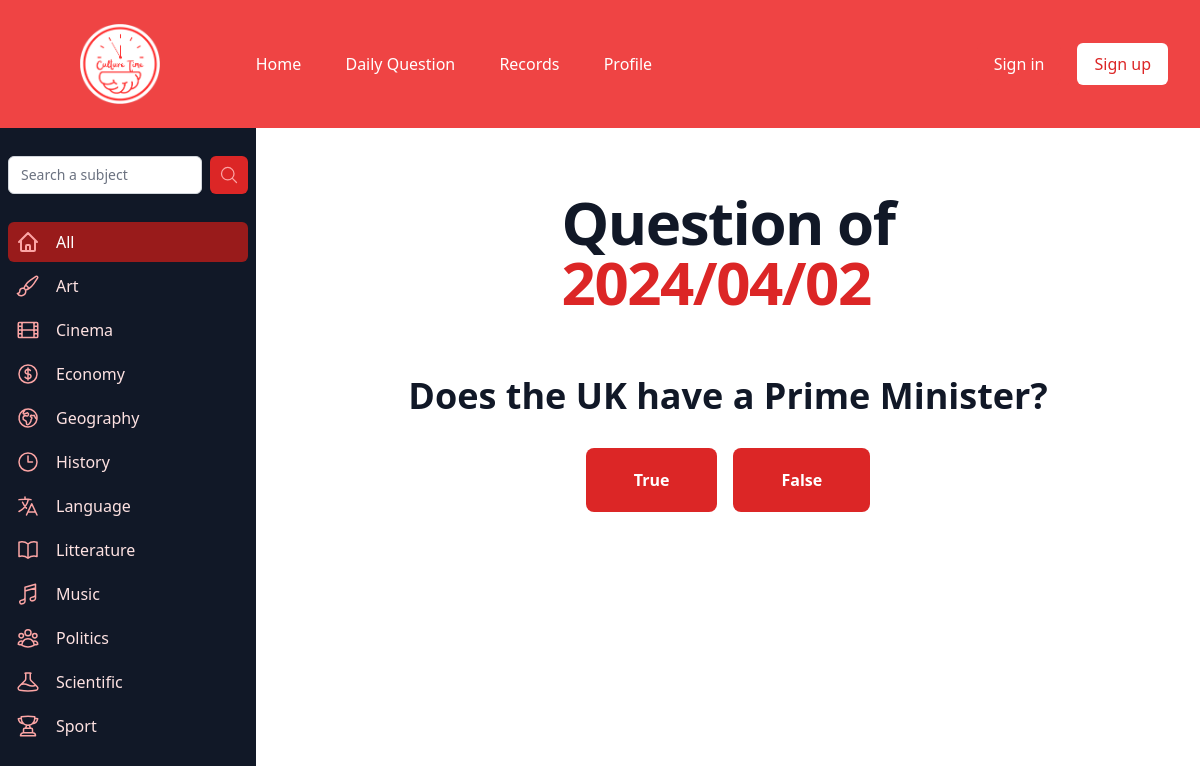
Screenshot of /question/1 with the database file from the repository.
### tables this page shows
CREATE TABLE Anecdotes (
	    id_anecdote	INTEGER NOT NULL PRIMARY KEY AUTOINCREMENT UNIQUE,
        date	TEXT NOT NULL,
        auteur	TEXT NOT NULL,
        titre	TEXT NOT NULL,
        question TEXT NOT NULL,
        reponses TEXT NOT NULL,
        bonne_reponse TEXT NOT NULL,
        corps	TEXT NOT NULL,
        source    TEXT,
        image TEXT,
        categorie INTEGER NOT NULL,
        FOREIGN KEY (categorie) REFERENCES Categories(id_categorie)
    );

### cultureTime.py (the view)
@app.route("/question/<int:i>", methods=["GET", "POST"])
def selected_question(i):
    res = select_question_number(i)
    if res:
        titre = res[0][0]
        question = res[0][1]
        reponses = res[0][2].split(",")
        bonne_reponse = res[0][3]
        corps = res[0][4]
        source = res[0][5]
        date = res[0][6]
        return render_template("question.html", title="Question", question=question, reponses=reponses, bonne_reponse=bonne_reponse, corps=corps, source=source, date=date)
    else:
        return "Question not found", 404

### functions.py (called while the page is built)
def connectdb():
    db = sqlite3.connect('./data/cultureTime.db')
    cursor = db.cursor()
    return db, cursor

def requete_db_avec_reponse(query, args):
    db, cursor = connectdb()
    if args == ():
        cursor.execute(query)
    else:
        cursor.execute(query, args)
    res = cursor.fetchall()
    db.commit()
    cursor.close()
    db.close()
    return res

def select_question_number(i):
    query = '''SELECT titre, question, reponses, bonne_reponse, corps, source, date
               FROM Anecdotes
               WHERE id_anecdote = ?'''
    res = requete_db_avec_reponse(query, (i,))
    return res

### templates/question.html (shortened to what this page needs)
{% extends "lateral.html" %}
{% block bodyquestion %}
  <h1 class="text-4xl tracking-tight font-extrabold text-gray-900 sm:text-5xl md:text-6xl mt-16">
      <span class="block xl:inline">Question of </span>
      <span class="block text-red-600 xl:inline">{{ date }}</span>
  </h1>
  <h1 class="flex items-center justify-center mt-16 text-4xl font-bold text-gray-900">{{ question }}</h1>
  <div class="mt-16 flex items-center justify-center mt-8 space-x-4">
    <button id="true-button" class="bg-red-600 text-white font-bold py-5 px-12 rounded-lg focus:outline-none focus:shadow-outline" type="button" onclick="setAnswer('True')" data-correct-answer="{{ bonne_reponse }}" data-answer="{{ reponses[0] }}">
        {{ reponses[0] }}
    </button>
    <button id="false-button" class="bg-red-600 text-white font-bold py-5 px-12 rounded-lg focus:outline-none focus:shadow-outline" type="button" onclick="setAnswer('False')" data-correct-answer="{{ bonne_reponse }}" data-answer="{{ reponses[1] }}">
        {{ reponses[1] }}
    </button>
  </div>
{% endblock %}

### static/css/style_layout.css (style rules this page uses)
body { margin: 0; }

### rows the page displays
Anecdotes: date "2024/04/02", question "Does the UK have a Prime Minister?", bonne_reponse "True"

### other values shown
{{ reponses[1] }} "False"
